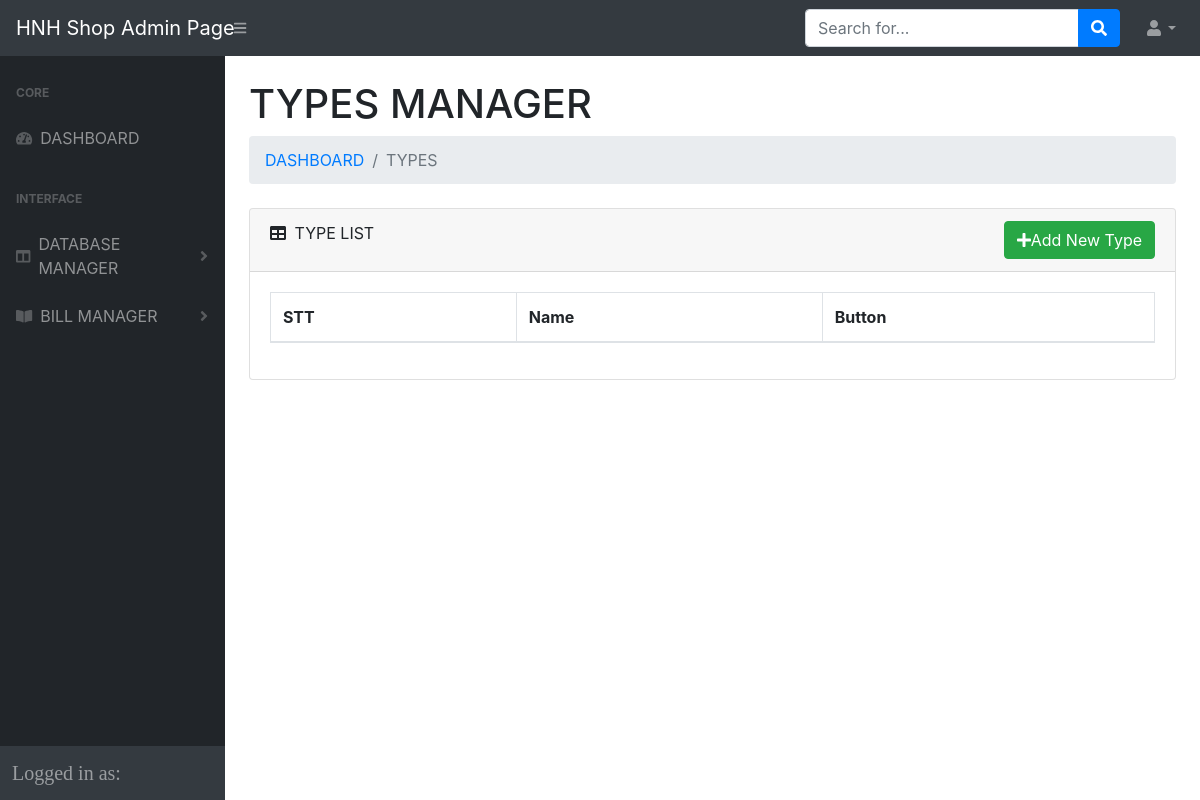
The page /admin-test/TYPES.php on the database as committed earlier.
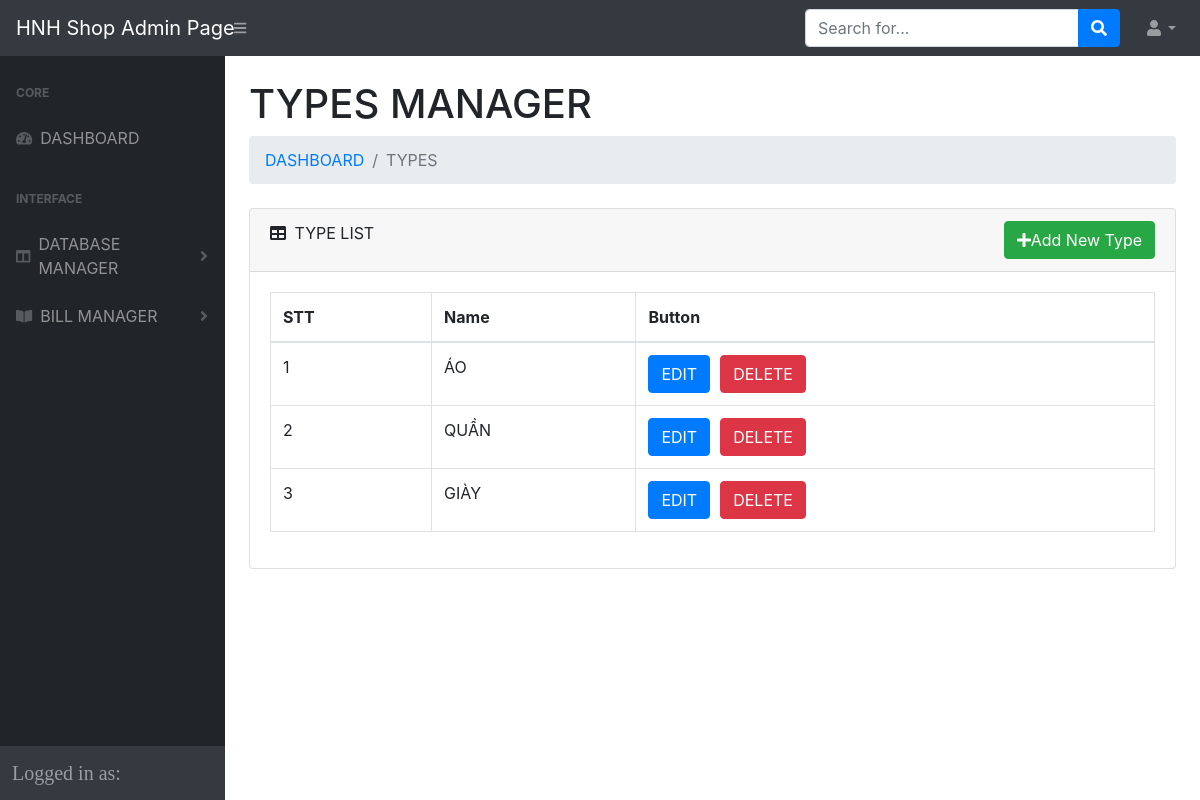
The same page on the database as committed later.
### tables this page shows
CREATE TABLE `types` (
  `id` int(11) NOT NULL,
  `nametype` varchar(255) NOT NULL
);

### models/DataProvider.php (called while the page is built, shortened)
<?php
class DataProvider
{
	private $link;
	function __construct()
	{
		$this->link = new PDO("mysql:host=localhost;dbname=sellclothes",'root','');
		$this->link->exec("set names utf8mb4_unicode_ci");
		$this->link->setAttribute(PDO::ATTR_ERRMODE, PDO::ERRMODE_EXCEPTION);
	}
	function FetchAll($sql)
	{
		$db=$this->link->prepare($sql);
		$db->execute();
		$result=$db->fetchAll(\PDO::FETCH_ASSOC);
		return $result;
	}
	function __destruct()
	{
		$this->link=null;
	}
}
?>

### admin-test/TYPES.php (the view, shortened to what this page needs)
<?php
include_once("../models/DataProvider.php");
?>
<!DOCTYPE html>
<html lang="en">
    <head>
        <link href="css/styles.css" rel="stylesheet" />
        <link href="https://cdn.datatables.net/1.10.20/css/dataTables.bootstrap4.min.css" rel="stylesheet" />
    </head>
    <body>
        <nav class="sb-topnav navbar navbar-expand navbar-dark bg-dark">
            <a class="navbar-brand" href="index.php">HNH Shop Admin Page</a>
            <button class="btn btn-link btn-sm order-1 order-lg-0" id="sidebarToggle" href="#"><i class="fas fa-bars"></i></button>
            <form class="d-none d-md-inline-block form-inline ml-auto mr-0 mr-md-3 my-2 my-md-0">
                <div class="input-group">
                    <input class="form-control" type="text" placeholder="Search for..." aria-label="Search" aria-describedby="basic-addon2" />
                    <div class="input-group-append">
                        <button class="btn btn-primary" type="button"><i class="fas fa-search"></i></button>
                    </div>
                </div>
            </form>
            <ul class="navbar-nav ml-auto ml-md-0">
                <li class="nav-item dropdown">
                    <a class="nav-link dropdown-toggle" id="userDropdown" href="#" role="button" data-toggle="dropdown" aria-haspopup="true" aria-expanded="false"><i class="fas fa-user fa-fw"></i></a>
                </li>
            </ul>
        </nav>
        <div id="layoutSidenav">
            <?php
                include_once('menu-slide.php');
            ?>
            <div id="layoutSidenav_content">
                <main>
                    <div class="container-fluid">
                        <h1 class="mt-4">TYPES MANAGER</h1>
                        <ol class="breadcrumb mb-4">
                            <li class="breadcrumb-item"><a href="index.php">DASHBOARD</a></li>
                            <li class="breadcrumb-item active">TYPES</li>
                        </ol>
<div class="card mb-4">
    <div class="card-header" >
        <i class="fas fa-table mr-1"></i>
        TYPE LIST
        <div style="float:right">
            <button class='btn-add btn btn-success'  data-toggle='modal' data-target='#AddModal'><i class="fa fa-plus" aria-hidden="true"></i>Add New Type </button>
        </div>
    </div>
    <div class="card-body">
        <div class="table-responsive" >
            <table class="table table-bordered" id="dataTable" width="100%" cellspacing="0">
                    <thead>
                        <tr>
                            <th>STT</th>
                            <th>Name</th>
                            <th>Button</th>
                        </tr>
                    </thead>
                    <tbody>
                        <?php
                           include_once("../models/DataProvider.php");
                            $db=new DataProvider();
                            $sql="SELECT * FROM types";
                            $array=$db->FetchAll($sql);
                            $i=1;
                            foreach($array as $type){
                                if($type['id']>0){
                                echo "<tr>";
                                    echo "<td class='id' data-id=$type[id]>$i</td>";
                                    echo "<td class='name' >$type[nametype]</td>";
                                    echo "<td><button class='btn-edit btn btn-primary' data-toggle='modal' data-target='#exampleModal'>EDIT</button>";
                                    echo "<button class='btn-delete btn btn-danger' style='margin-left:10px' >DELETE</button></td>";
                                echo "</tr>";
                                $i++;
                                }
                            }
                            ?>
                    </tbody>
                </table>
                </div>
            </div>
        </div>
    </div>
</div>
    </div>
    </body>
</html>

Rows that differ between the two databases and show on the page:
added types: nametype "ÁO"
added types: nametype "QUẦN"
added types: nametype "GIÀY"
